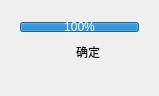
<?xml version="1.0" encoding="UTF-8"?>
<ui version="4.0">
 <class>Toast</class>
 <widget class="QDialog" name="Toast">
  <property name="geometry">
   <rect>
    <x>0</x>
    <y>0</y>
    <width>159</width>
    <height>96</height>
   </rect>
  </property>
  <property name="sizePolicy">
   <sizepolicy hsizetype="Maximum" vsizetype="Maximum">
    <horstretch>0</horstretch>
    <verstretch>0</verstretch>
   </sizepolicy>
  </property>
  <property name="windowTitle">
   <string>Dialog</string>
  </property>
  <layout class="QHBoxLayout" name="horizontalLayout">
   <property name="spacing">
    <number>0</number>
   </property>
   <property name="leftMargin">
    <number>20</number>
   </property>
   <property name="topMargin">
    <number>20</number>
   </property>
   <property name="rightMargin">
    <number>20</number>
   </property>
   <property name="bottomMargin">
    <number>20</number>
   </property>
   <item>
    <widget class="QFrame" name="frame">
     <layout class="QVBoxLayout" name="verticalLayout">
      <property name="spacing">
       <number>0</number>
      </property>
      <property name="leftMargin">
       <number>0</number>
      </property>
      <property name="topMargin">
       <number>0</number>
      </property>
      <property name="rightMargin">
       <number>0</number>
      </property>
      <item>
       <widget class="QProgressBar" name="progress">
        <property name="maximumSize">
         <size>
          <width>16777215</width>
          <height>10</height>
         </size>
        </property>
        <property name="value">
         <number>100</number>
        </property>
       </widget>
      </item>
      <item>
       <layout class="QHBoxLayout" name="horizontalLayout_2">
        <property name="leftMargin">
         <number>11</number>
        </property>
        <property name="topMargin">
         <number>5</number>
        </property>
        <property name="rightMargin">
         <number>11</number>
        </property>
        <item>
         <widget class="QLabel" name="label">
          <property name="sizePolicy">
           <sizepolicy hsizetype="Expanding" vsizetype="Preferred">
            <horstretch>0</horstretch>
            <verstretch>0</verstretch>
           </sizepolicy>
          </property>
          <property name="text">
           <string/>
          </property>
         </widget>
        </item>
        <item>
         <widget class="QPushButton" name="btn_close">
          <property name="text">
           <string>确定</string>
          </property>
          <property name="flat">
           <bool>true</bool>
          </property>
         </widget>
        </item>
       </layout>
      </item>
     </layout>
    </widget>
   </item>
  </layout>
 </widget>
 <resources/>
 <connections/>
</ui>
